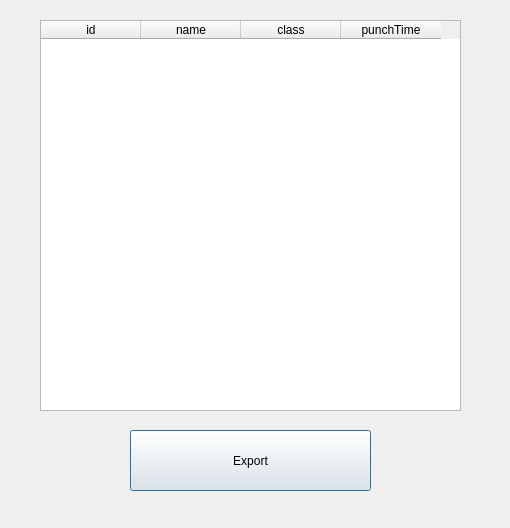
<?xml version="1.0" encoding="UTF-8"?>
<ui version="4.0">
 <class>Dialog</class>
 <widget class="QDialog" name="Dialog">
  <property name="geometry">
   <rect>
    <x>0</x>
    <y>0</y>
    <width>510</width>
    <height>528</height>
   </rect>
  </property>
  <property name="windowTitle">
   <string>签到结果导出</string>
  </property>
  <widget class="QTableWidget" name="tableWidget">
   <property name="geometry">
    <rect>
     <x>40</x>
     <y>20</y>
     <width>421</width>
     <height>391</height>
    </rect>
   </property>
   <column>
    <property name="text">
     <string>id</string>
    </property>
   </column>
   <column>
    <property name="text">
     <string>name</string>
    </property>
   </column>
   <column>
    <property name="text">
     <string>class</string>
    </property>
   </column>
   <column>
    <property name="text">
     <string>punchTime</string>
    </property>
   </column>
  </widget>
  <widget class="QPushButton" name="pushButton">
   <property name="geometry">
    <rect>
     <x>130</x>
     <y>430</y>
     <width>241</width>
     <height>61</height>
    </rect>
   </property>
   <property name="text">
    <string>Export</string>
   </property>
  </widget>
 </widget>
 <resources/>
 <connections/>
</ui>
